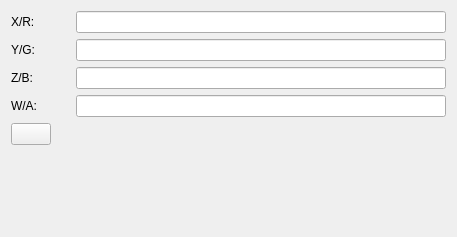
<?xml version="1.0" encoding="UTF-8"?>
<ui version="4.0">
 <class>VectorChip_Dlg</class>
 <widget class="QWidget" name="VectorChip_Dlg">
  <property name="geometry">
   <rect>
    <x>0</x>
    <y>0</y>
    <width>457</width>
    <height>237</height>
   </rect>
  </property>
  <property name="windowTitle">
   <string>Form</string>
  </property>
  <layout class="QGridLayout" name="gridLayout_2">
   <item row="0" column="0">
    <layout class="QVBoxLayout" name="verticalLayout">
     <item>
      <layout class="QHBoxLayout" name="horizontalLayout">
       <item>
        <layout class="QGridLayout" name="gridLayout">
         <item row="3" column="0">
          <widget class="QLabel" name="label_4">
           <property name="minimumSize">
            <size>
             <width>50</width>
             <height>0</height>
            </size>
           </property>
           <property name="text">
            <string>W/A:</string>
           </property>
          </widget>
         </item>
         <item row="0" column="0">
          <widget class="QLabel" name="label">
           <property name="minimumSize">
            <size>
             <width>50</width>
             <height>0</height>
            </size>
           </property>
           <property name="text">
            <string>X/R:</string>
           </property>
          </widget>
         </item>
         <item row="1" column="0">
          <widget class="QLabel" name="label_2">
           <property name="minimumSize">
            <size>
             <width>50</width>
             <height>0</height>
            </size>
           </property>
           <property name="text">
            <string>Y/G:</string>
           </property>
          </widget>
         </item>
         <item row="2" column="1">
          <widget class="QLineEdit" name="lineEdit_3">
           <property name="sizePolicy">
            <sizepolicy hsizetype="Expanding" vsizetype="Fixed">
             <horstretch>10</horstretch>
             <verstretch>0</verstretch>
            </sizepolicy>
           </property>
           <property name="maxLength">
            <number>128</number>
           </property>
           <property name="alignment">
            <set>Qt::AlignRight|Qt::AlignTrailing|Qt::AlignVCenter</set>
           </property>
          </widget>
         </item>
         <item row="3" column="1">
          <widget class="QLineEdit" name="lineEdit_4">
           <property name="sizePolicy">
            <sizepolicy hsizetype="Expanding" vsizetype="Fixed">
             <horstretch>10</horstretch>
             <verstretch>0</verstretch>
            </sizepolicy>
           </property>
           <property name="maxLength">
            <number>128</number>
           </property>
           <property name="alignment">
            <set>Qt::AlignRight|Qt::AlignTrailing|Qt::AlignVCenter</set>
           </property>
          </widget>
         </item>
         <item row="0" column="1">
          <widget class="QLineEdit" name="lineEdit_1">
           <property name="sizePolicy">
            <sizepolicy hsizetype="Expanding" vsizetype="Fixed">
             <horstretch>10</horstretch>
             <verstretch>0</verstretch>
            </sizepolicy>
           </property>
           <property name="maxLength">
            <number>128</number>
           </property>
           <property name="alignment">
            <set>Qt::AlignRight|Qt::AlignTrailing|Qt::AlignVCenter</set>
           </property>
          </widget>
         </item>
         <item row="2" column="0">
          <widget class="QLabel" name="label_3">
           <property name="minimumSize">
            <size>
             <width>50</width>
             <height>0</height>
            </size>
           </property>
           <property name="text">
            <string>Z/B:</string>
           </property>
          </widget>
         </item>
         <item row="1" column="1">
          <widget class="QLineEdit" name="lineEdit_2">
           <property name="sizePolicy">
            <sizepolicy hsizetype="Expanding" vsizetype="Fixed">
             <horstretch>10</horstretch>
             <verstretch>0</verstretch>
            </sizepolicy>
           </property>
           <property name="maxLength">
            <number>128</number>
           </property>
           <property name="alignment">
            <set>Qt::AlignRight|Qt::AlignTrailing|Qt::AlignVCenter</set>
           </property>
          </widget>
         </item>
         <item row="4" column="0">
          <widget class="QWidget" name="widget" native="true">
           <layout class="QHBoxLayout" name="horizontalLayout_2">
            <property name="spacing">
             <number>0</number>
            </property>
            <property name="leftMargin">
             <number>0</number>
            </property>
            <property name="topMargin">
             <number>0</number>
            </property>
            <property name="rightMargin">
             <number>0</number>
            </property>
            <property name="bottomMargin">
             <number>0</number>
            </property>
            <item>
             <widget class="QPushButton" name="pushButton_palette">
              <property name="text">
               <string/>
              </property>
              <property name="icon">
               <iconset resource="StdChips_Dialogs.qrc">
                <normaloff>:/StdChips_Dialogs/Resources/palette.png</normaloff>:/StdChips_Dialogs/Resources/palette.png</iconset>
              </property>
             </widget>
            </item>
            <item>
             <spacer name="horizontalSpacer">
              <property name="orientation">
               <enum>Qt::Horizontal</enum>
              </property>
              <property name="sizeHint" stdset="0">
               <size>
                <width>19</width>
                <height>20</height>
               </size>
              </property>
             </spacer>
            </item>
           </layout>
          </widget>
         </item>
        </layout>
       </item>
      </layout>
     </item>
     <item>
      <spacer name="verticalSpacer">
       <property name="orientation">
        <enum>Qt::Vertical</enum>
       </property>
       <property name="sizeHint" stdset="0">
        <size>
         <width>20</width>
         <height>40</height>
        </size>
       </property>
      </spacer>
     </item>
    </layout>
   </item>
  </layout>
 </widget>
 <tabstops>
  <tabstop>lineEdit_1</tabstop>
  <tabstop>lineEdit_2</tabstop>
  <tabstop>lineEdit_3</tabstop>
  <tabstop>lineEdit_4</tabstop>
  <tabstop>pushButton_palette</tabstop>
 </tabstops>
 <resources>
  <include location="StdChips_Dialogs.qrc"/>
 </resources>
 <connections>
  <connection>
   <sender>lineEdit_1</sender>
   <signal>textEdited(QString)</signal>
   <receiver>VectorChip_Dlg</receiver>
   <slot>onValueChange()</slot>
   <hints>
    <hint type="sourcelabel">
     <x>109</x>
     <y>21</y>
    </hint>
    <hint type="destinationlabel">
     <x>146</x>
     <y>118</y>
    </hint>
   </hints>
  </connection>
  <connection>
   <sender>lineEdit_2</sender>
   <signal>textEdited(QString)</signal>
   <receiver>VectorChip_Dlg</receiver>
   <slot>onValueChange()</slot>
   <hints>
    <hint type="sourcelabel">
     <x>109</x>
     <y>47</y>
    </hint>
    <hint type="destinationlabel">
     <x>146</x>
     <y>118</y>
    </hint>
   </hints>
  </connection>
  <connection>
   <sender>lineEdit_3</sender>
   <signal>textEdited(QString)</signal>
   <receiver>VectorChip_Dlg</receiver>
   <slot>onValueChange()</slot>
   <hints>
    <hint type="sourcelabel">
     <x>109</x>
     <y>73</y>
    </hint>
    <hint type="destinationlabel">
     <x>146</x>
     <y>118</y>
    </hint>
   </hints>
  </connection>
  <connection>
   <sender>lineEdit_4</sender>
   <signal>textEdited(QString)</signal>
   <receiver>VectorChip_Dlg</receiver>
   <slot>onValueChange()</slot>
   <hints>
    <hint type="sourcelabel">
     <x>109</x>
     <y>99</y>
    </hint>
    <hint type="destinationlabel">
     <x>146</x>
     <y>118</y>
    </hint>
   </hints>
  </connection>
 </connections>
 <slots>
  <slot>onValueChange()</slot>
 </slots>
</ui>
